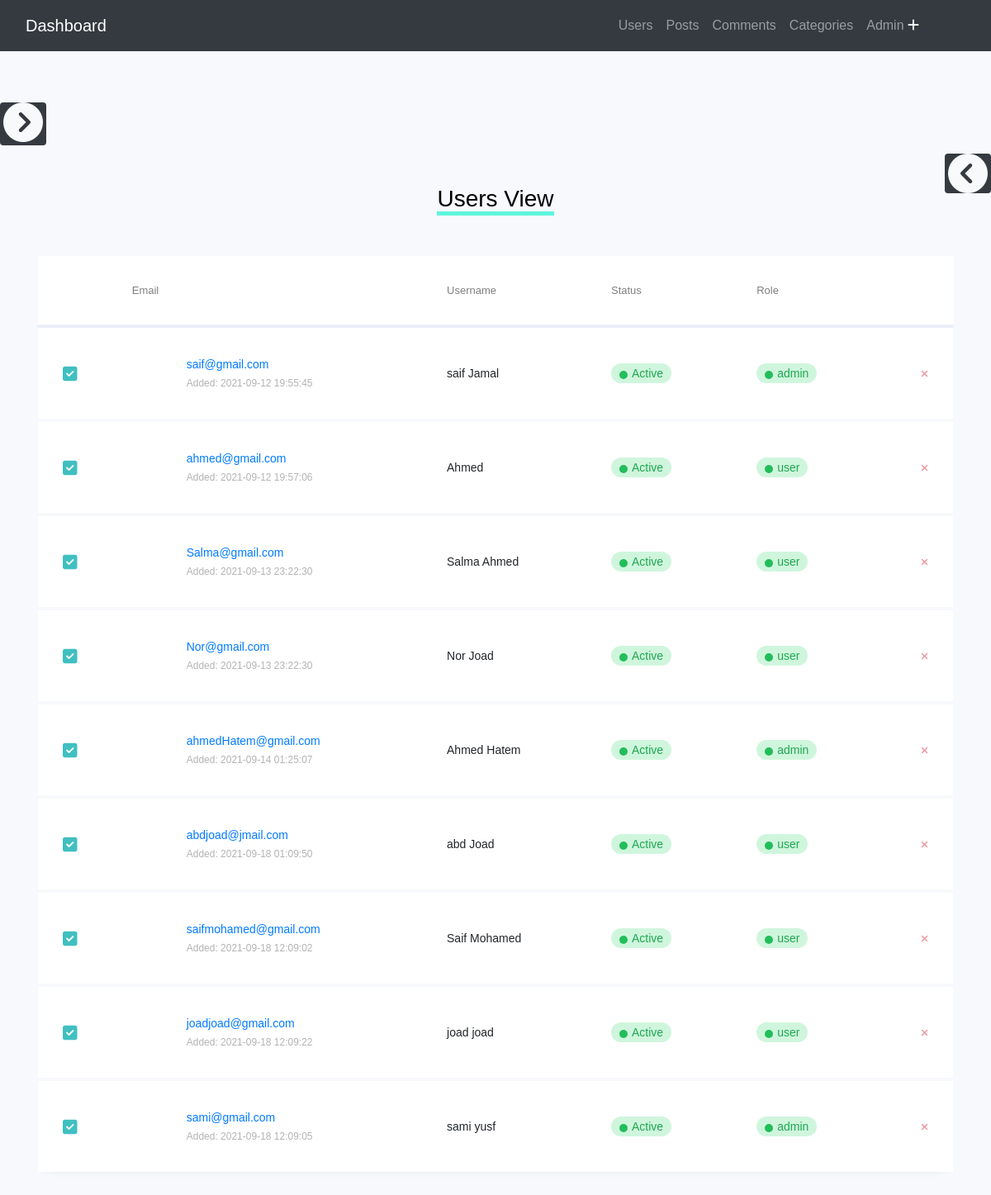
/admin/userview.php, run on the app's committed database.
### tables this page shows
CREATE TABLE `users` (
  `ID` int(11) NOT NULL,
  `username` varchar(255) NOT NULL,
  `email` varchar(255) NOT NULL,
  `password` varchar(255) NOT NULL,
  `status` enum('Block','Active') NOT NULL,
  `role` enum('user','admin') NOT NULL,
  `create_at` timestamp NULL DEFAULT NULL,
  `update_at` timestamp NULL DEFAULT NULL,
  `image` text DEFAULT NULL
);

### admin/userview.php (the view, shortened to what this page needs)
<?php
  include("includes/db/db.php");
?>
<!DOCTYPE html>
<html lang="en">
<head>
    <link rel="stylesheet" href="https://cdn.jsdelivr.net/npm/bootstrap-icons@1.5.0/font/bootstrap-icons.css">
    <link href="https://cdn.jsdelivr.net/npm/bootstrap@5.1.1/dist/css/bootstrap.min.css" rel="stylesheet">
    <link rel="stylesheet" href="includes/assets/css/style1.css">
    <link rel="stylesheet" href="includes/assets/css/user1.css">
</head>
<body>
    <?php
    include("includes/templates/navbar.php");
    include("includes/templates/aside_menu.php");
    ?>
    <section class="ftco-section">
        <div class="container">
            <div class="row justify-content-center">
                <div class="col-md-6 text-center mb-5 mt-5">
                    <span class="heading-section h1 user_dfgdfgd">Users View</span>
                </div>
            </div>
            <div class="row">
                <div class="col-md-12">
                    <div class="table-wrap">
                        <table class="table table-responsive-xl">
                            <thead>
                                <tr>
                                    <th>&nbsp;</th>
                                    <th>Email</th>
                                    <th>Username</th>
                                    <th>Status</th>
                                    <th>Role</th>
                                    <th>&nbsp;</th>
                                </tr>
                            </thead>
                            <tbody>
                            <?php
                                    $get_users=$connections->prepare("SELECT * FROM users");
                                    $get_users->execute();
                                    $users__=$get_users->fetchAll();
                                    foreach($users__ as $user__){
                            ?>
                                <tr class="alert" role="alert">
                                    <td>
                                    </td>
                                    <td class="d-flex align-items-center">
                                        <div class="img" style="background-image:url(<?php echo $user__['image']?>)"></div>
                                        <div class="pl-3 email">
                                            <span><a href="/cdn-cgi/l/email-protection" class="__cf_email__" data-cfemail="214c40534a4e55554e61444c40484d0f424e4c"><?php echo $user__['email']?></a></span>
                                            <span>Added: <?php echo $user__['create_at']?></span>
                                        </div>
                                    </td>
                                    <td><?php echo $user__['username']?></td>
                                    <td class="status"><span class="active"><?php echo $user__['status']?></span></td>
                                    <td class="status"><span class="active"><?php echo $user__['role']?></span></td>
                                    <td>
                                        <a href="?user=deleted&id=<?php echo $user__['ID']?>">
                                            <button type="button" class="close" data-dismiss="alert" aria-label="Close">
                                                <span aria-hidden="true"><i class="fa fa-close"></i></span>
                                            </button>
                                        </a>
                                    </td>
                                </tr>
                                <?php
                                    }
                                ?>
                            </tbody>
                        </table>
                    </div>
                </div>
            </div>
        </div>
    </section>
    <?php
    include("includes/templates/footer.php");
    ?>

### admin/includes/templates/navbar.php (shortened to what this page needs)
<div class="navbar navbar-expand-md navbar-dark bg-dark text-white fixed-top">
    <div class="container-fluid">
       <a href="dashboard.php" class="navbar-brand">Dashboard</a>
       <div class="navbar-collapse collapse " id="nav-show">
           <ul class="navbar-nav ms-auto me-5">
               <li class="nav-item"><a href="userview.php" class="nav-link">Users</a></li>
               <li class="nav-item"><a href="posts.php" class="nav-link">Posts</a></li>
               <li class="nav-item"><a href="comments.php" class="nav-link">Comments</a></li>
               <li class="nav-item"><a href="categories.php" class="nav-link">Categories</a></li>
               <li class="nav-item"><a href="add_admin/add_admin.php" class="nav-link" title="add admin">Admin <i class="fas fa-plus text-light fa-1x" ></i></a></li>
           </ul>
       </div>
    </div>
</div>

### admin/includes/templates/aside_menu.php (shortened to what this page needs)
<aside class="aside-nav bg-dark text-light align-items-center justify-content-center ">
       <div class="show_aside_menu bg-dark rounded">
           <i class="fas fa-chevron-circle-right fa-3x text-light mx-1 " title="Close Admins" id="sh_aside_menu"></i>
       </div>
</aside>
<div class="show_admin position-fixed  bg-dark">
       <div class="show_close_admin bg-dark rounded">
           <i class="fas fa-chevron-circle-left fa-3x text-light mx-1" title="Show Admins" id="show_ad"></i>
       </div>
</div>

### admin/includes/templates/footer.php (shortened to what this page needs)
</body>
</html>

### admin/includes/assets/css/style1.css (style rules this page uses)
body::before { content: ""; display: block; height: 60px; }
* { transition: all 0.5s ease ; perspective-origin: 500px; }
.aside-nav { width: 120px; text-align: center; position: fixed !important ; border-radius: 60px; top: 10%; left: 1%; overflow: hidden; box-shadow: 0px 0px 30px 1px whitesmoke; z-index: 2000; }
.aside-nav i,.aside-nav h3 { cursor: pointer; }
.aside-nav { animation: jumber 1s ease-in-out infinite alternate; }
.close { left: 0%; top: 0%; cursor: pointer; }
.show_admin { border-radius: 10px; right: -200%; top: 10%; z-index: 2001 !important; box-shadow: 0px 0px 10px 3px white; }
.show_close_admin { display: flex; position: fixed; top: 12%; right: 0%; cursor: pointer; z-index: 2003 !important; }
.show_aside_menu { position: fixed; top: 8%; left: 0; }
.show_aside_menu i { display:none; }
@media only screen and (max-width:1580px) { #sh_aside_menu { display:inline-block; } }
@media only screen and (max-width:1580px) { .aside-nav { left: -100%; } }
.fixed-top { z-index: 3000 !important; }

### data on the page
users: email "saif@gmail.com", create_at "2021-09-12 19:55:45", username "saif Jamal", status "Active", role "admin"
users: email "ahmed@gmail.com", create_at "2021-09-12 19:57:06", username "Ahmed", status "Active", role "user"
users: email "Salma@gmail.com", create_at "2021-09-13 23:22:30", username "Salma Ahmed", status "Active", role "user"
users: email "Nor@gmail.com", create_at "2021-09-13 23:22:30", username "Nor Joad", status "Active", role "user"
users: email "ahmedHatem@gmail.com", create_at "2021-09-14 01:25:07", username "Ahmed Hatem", status "Active", role "admin"
users: email "abdjoad@jmail.com", create_at "2021-09-18 01:09:50", username "abd Joad", status "Active", role "user"
users: email "saifmohamed@gmail.com", create_at "2021-09-18 12:09:02", username "Saif Mohamed", status "Active", role "user"
users: email "joadjoad@gmail.com", create_at "2021-09-18 12:09:22", username "joad joad", status "Active", role "user"
users: email "sami@gmail.com", create_at "2021-09-18 12:09:05", username "sami yusf", status "Active", role "admin"
